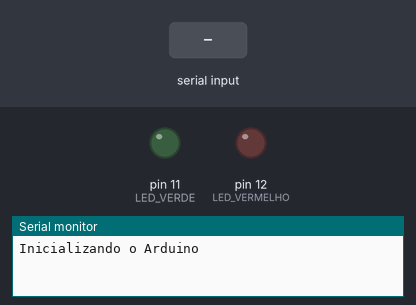
Simulated run of this sketch. Board: Arduino Uno, built with avr-gcc and run on an emulated ATmega328P. Parts: output pins drawn as LEDs (lit = HIGH), the last lines printed to the serial monitor. The inputs (shaded band) are chosen by the test bench.

Above: at 1.2 s.
1.3 s: "Vermelho ON" received over Serial
At 3.2 s:
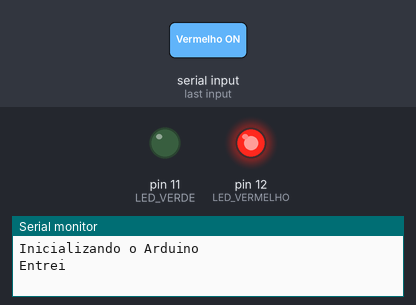
3.8 s: "Verde ON" received over Serial
At 6.0 s:
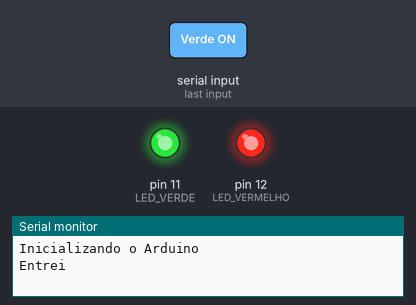
6.3 s: "Vermelho OFF" received over Serial
At 8.2 s:
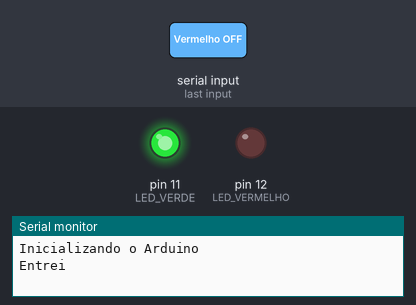
8.8 s: "Verde OFF" received over Serial
At 11.2 s:
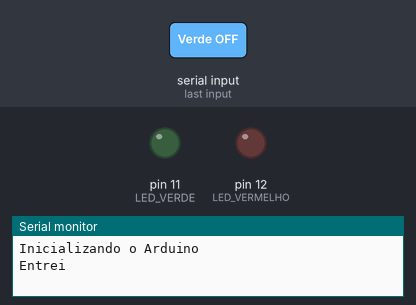
Timing chart, 0 to 12.3 s (numbered marks = the images above; inputs shaded):
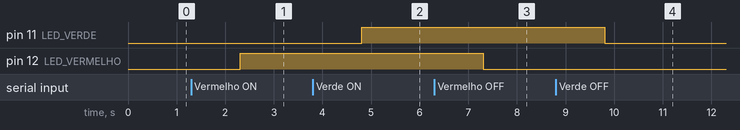

Measured:
- after the input at 1.3 s, pin 12 (LED_VERMELHO): LOW → HIGH after 1.0 s
- after the input at 3.8 s, pin 11 (LED_VERDE): LOW → HIGH after 1.0 s
- after the input at 6.3 s, pin 12 (LED_VERMELHO): HIGH → LOW after 1.0 s
- after the input at 8.8 s, pin 11 (LED_VERDE): HIGH → LOW after 1.0 s

The sketch:

serial.ino
```cpp
const int LED_VERMELHO=12;
const int LED_VERDE=11;
void setup()
{
  pinMode(LED_VERMELHO, OUTPUT);
  pinMode(LED_VERDE,OUTPUT);
  Serial.begin(9600);
  Serial.println("Inicializando o Arduino");

}

void loop()
{
  String comando;
  if (Serial.available()>0){
  	comando=Serial.readString();
    if (comando.equals("Vermelho ON")){
    	digitalWrite(LED_VERMELHO,HIGH);
      Serial.println("Entrei");
    }else if (comando.equals("Vermelho OFF")){
    	digitalWrite(LED_VERMELHO,LOW);
    }else if (comando.equals("Verde ON")){
    	digitalWrite(LED_VERDE,HIGH);
    }else if(comando.equals("Verde OFF")){
    	digitalWrite(LED_VERDE,LOW);
    }
  }
}
```
